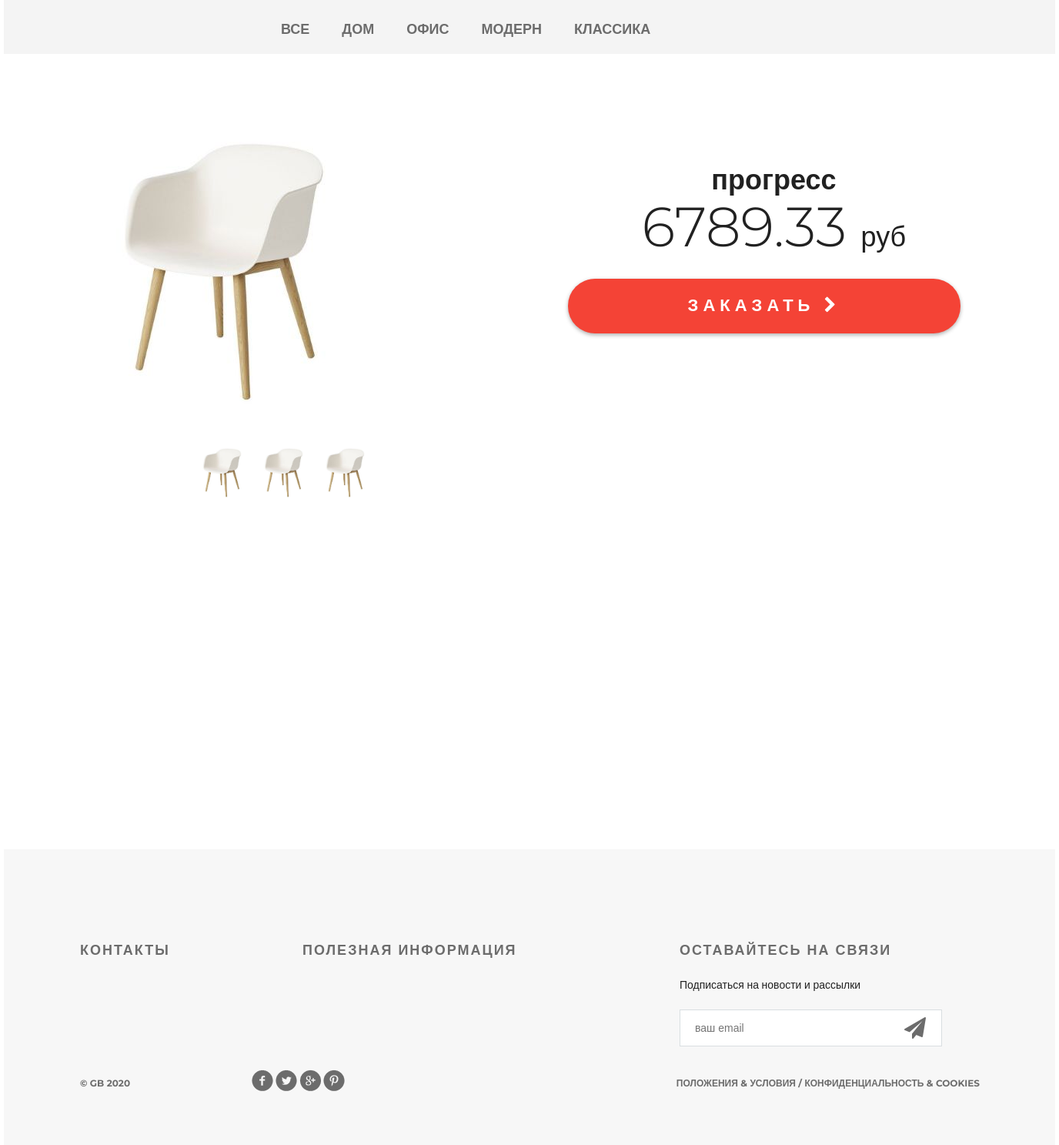
/products/product/37/, run on the app's committed database.
### mainapp/models.py (models this page shows, shortened)
class ProductCategory(models.Model):
    name = models.CharField(max_length=64, unique=True, verbose_name='имя')
    description = models.TextField(blank=True, verbose_name='описание')
    is_active = models.BooleanField(default=True)
    class Meta:
        verbose_name = 'категория'
        verbose_name_plural = 'категории'

class Product(models.Model):
    category = models.ForeignKey(ProductCategory, on_delete=models.CASCADE)
    name = models.CharField(verbose_name='имя продукта', max_length=128)
    image = models.ImageField(upload_to='products_images', blank=True)
    short_desc = models.CharField(verbose_name='имя продукта', max_length=128, blank=True)
    descriptions = models.TextField(blank=True)
    price = models.DecimalField(max_digits=8, decimal_places=2, default=0)
    quantity = models.PositiveIntegerField(default=0, verbose_name='количество на складе')
    is_active = models.BooleanField (default=True)

### mainapp/views.py (the view)
# urls.py: path('product/<int:pk>/', mainapp.product, name='product'),
def product(request, pk):
    title = 'продукты'
    content = {
        'title': title,
        'links_menu': ProductCategory.objects.all (),
        'product': get_object_or_404 (Product, pk=pk),
        'basket': get_basket (request.user),
    }
    return render (request, 'mainapp/product.html', content)

### mainapp/views.py (called while the page is built)
def get_basket(user):
    if user.is_authenticated:
        return Basket.objects.filter(user=user)
    else:
        return []

### mainapp/templates/mainapp/product.html (shortened to what this page needs)
{% extends 'mainapp/base.html' %}
{% load static %}
{% block content %}
  <div class="details">
    <div class="links clearfix">
      {% include 'mainapp/inc/inc_categories_menu.html' %}
    </div>
    <div class="details-products">
      <div class="details-slider">
        <div class="slider-product">
          <img src="/media/{{ product.image }}"
               alt="{{ product.short_desc }}">
        </div>
        <div class="slider-control">
          <div class="block">
            <a href="#">
              <img src="/media/{{ product.image }}" alt="вариант 1">
            </a>
          </div>
          <div class="block">
            <a href="#">
              <img src="/media/{{ product.image }}" alt="вариант 2">
            </a>
          </div>
          <div class="block">
            <a href="#">
              <img src="/media/{{ product.image }}" alt="вариант 3">
            </a>
          </div>
        </div>
      </div>
      <div class="description">
        <h3 class="big-bold">{{ product.name }}</h3>
        <br>
        <p class="price"> {{ product.price }} <span>руб</span></p>
        <a href="{% url 'basket:add' product.pk %}" class="red-button">
          заказать
          <i class="fa fa-chevron-right" aria-hidden="true"></i>
        </a>
      </div>
    </div>
  </div>
  <div class="clr"></div>
</div>
    {% endblock %}

### mainapp/templates/mainapp/inc/inc_categories_menu.html (shortened to what this page needs)
<ul class="links-menu">
  <li>
    <a href="{% url 'products:category' 0 %}"
       class="">
      все
    </a>
  </li>
  {% for link in links_menu %}
    <li>
      <a href="{% url 'products:category' link.pk %}"
         class="">
        {{ link.name }}
      </a>
    </li>
  {% endfor %}
</ul>

### static/css/style.css (style rules this page uses)
* { margin: 0; padding: 0; }
body { font-family: 'Montserrat', sans-serif; }
html, body { height: 100%; }
.slider-control .block a img { width: 70px; }
.clr { height: 384px; }
.clearfix:after { content: ""; display: block; clear: both; }
.big-bold { color: #212121; font-size: 36px; font-weight: 700; text-align: left; margin-bottom: 24px; line-height: 36px; }
.links { height: 70px; background-color: #f4f4f4; position: relative; padding-left: 360px; }
.links-menu { margin: 27px auto 0px; position: absolute; }
.links-menu li { float: left; list-style-type: none; padding-right: 42px; }
.links-menu li a { text-decoration: none; color: #6c6c6c; font-size: 18px; font-weight: 700; text-transform: uppercase; }
.details-products { padding-left: 98px; padding-right: 98px; margin-top: 98px; height: 551px; }
.details-slider { width: 570px; float: left; margin-right: 30px; }
.slider-product { width: 570px; height: 400px; }
.slider-control { width: 420px; height: 70px; margin: 11px auto 0px; padding-left: 150px }
.slider-control .block { height: 70px; width: 70px; position: relative; float: left; margin-right: 10px; }
.description { width: 535px; float: right; padding-left: 35px }
.description .big-bold { color: #212121; font-size: 36px; font-weight: 700; text-align: center; margin-top: 47px; margin-bottom: 0px; }
.description .price { color: #212121; font-size: 72px; font-weight: 300; line-height: 48px; text-align: center; }
.description .price span { color: #212121; font-size: 36px; font-weight: 300; line-height: 48px; text-align: center; }
.red-button { display: block; height: 71px; width: 510px; border-radius: 35px; background-color: #f44336; text-align: center; text-transform: uppercase; text-decoration: none; color: #ffffff; font-size: 22px; font-weight: 700; line-height: 24px; box-shadow: 0px 2px 4.85px 0.15px rgba(33, 33, 33, 0.35); line-height: 70px; letter-spacing: 6px; margin-top: 31px; }

### data on the page
ProductCategory: name "ДОМ"
ProductCategory: name "ОФИС"
ProductCategory: name "МОДЕРН"
ProductCategory: name "КЛАССИКА"
Product: image (picture), name "прогресс", price "6789.33"
